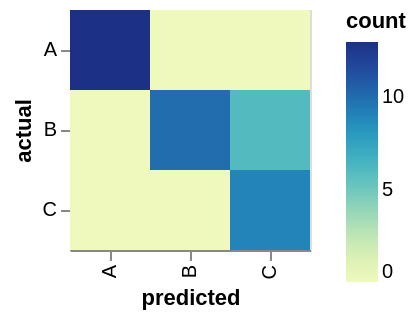

This figure's Vega-Lite source:
### Vega specification from a JSON file in a GitHub repository (floating-point values rounded to 4 significant figures)
{"$schema": "https://vega.github.io/schema/vega/v5.json", "autosize": "pad", "padding": 5, "style": "cell", "data": [{"name": "highlight_store"}, {"name": "source_0", "values": [{"actual": "A", "predicted": "A", "count": 13}, {"actual": "A", "predicted": "B", "count": 0}, {"actual": "A", "predicted": "C", "count": 0}, {"actual": "B", "predicted": "A", "count": 0}, {"actual": "B", "predicted": "B", "count": 10}, {"actual": "B", "predicted": "C", "count": 6}, {"actual": "C", "predicted": "A", "count": 0}, {"actual": "C", "predicted": "B", "count": 0}, {"actual": "C", "predicted": "C", "count": 9}]}, {"name": "data_0", "source": "source_0", "transform": [{"type": "identifier", "as": "_vgsid_"}, {"type": "filter", "expr": "datum[\"count\"] !== null && !isNaN(datum[\"count\"])"}]}], "signals": [{"name": "x_step", "value": 40}, {"name": "width", "update": "bandspace(domain('x').length, 0, 0) * x_step"}, {"name": "y_step", "value": 40}, {"name": "height", "update": "bandspace(domain('y').length, 0, 0) * y_step"}, {"name": "unit", "value": {}, "on": [{"events": "mousemove", "update": "isTuple(group()) ? group() : unit"}]}, {"name": "highlight", "update": "vlSelectionResolve(\"highlight_store\", \"union\")"}, {"name": "highlight_tuple", "on": [{"events": [{"source": "scope", "type": "click"}], "update": "datum && item().mark.marktype !== 'group' ? {unit: \"\", fields: highlight_tuple_fields, values: [(item().isVoronoi ? datum.datum : datum)[\"_vgsid_\"]]} : null", "force": true}, {"events": [{"source": "scope", "type": "dblclick"}], "update": "null"}]}, {"name": "highlight_tuple_fields", "value": [{"type": "E", "field": "_vgsid_"}]}, {"name": "highlight_modify", "update": "modify(\"highlight_store\", highlight_tuple, true)"}], "marks": [{"name": "marks", "type": "rect", "style": ["bar"], "from": {"data": "data_0"}, "encode": {"update": {"fill": {"scale": "color", "field": "count"}, "opacity": [{"test": "!(length(data(\"highlight_store\"))) || (vlSelectionTest(\"highlight_store\", datum))", "value": 1}, {"value": 0.5}], "x": {"scale": "x", "field": "predicted"}, "width": {"scale": "x", "band": true}, "y": {"scale": "y", "field": "actual"}, "height": {"scale": "y", "band": true}}}}], "scales": [{"name": "x", "type": "band", "domain": {"data": "data_0", "field": "predicted", "sort": true}, "range": {"step": {"signal": "x_step"}}, "paddingInner": 0, "paddingOuter": 0}, {"name": "y", "type": "band", "domain": {"data": "data_0", "field": "actual", "sort": true}, "range": {"step": {"signal": "y_step"}}, "paddingInner": 0, "paddingOuter": 0}, {"name": "color", "type": "linear", "domain": {"data": "data_0", "field": "count"}, "range": "ramp", "interpolate": "hcl", "zero": false}], "axes": [{"scale": "x", "orient": "bottom", "grid": false, "title": "predicted", "labelAlign": "right", "labelAngle": 270, "labelBaseline": "middle", "zindex": 0}, {"scale": "y", "orient": "left", "grid": false, "title": "actual", "zindex": 0}], "legends": [{"fill": "color", "gradientLength": {"signal": "clamp(height, 64, 200)"}, "symbolType": "square", "title": "count", "encode": {"gradient": {"update": {"opacity": {"value": 1}}}}}], "config": {"range": {"ramp": {"scheme": "yellowgreenblue"}}}}
